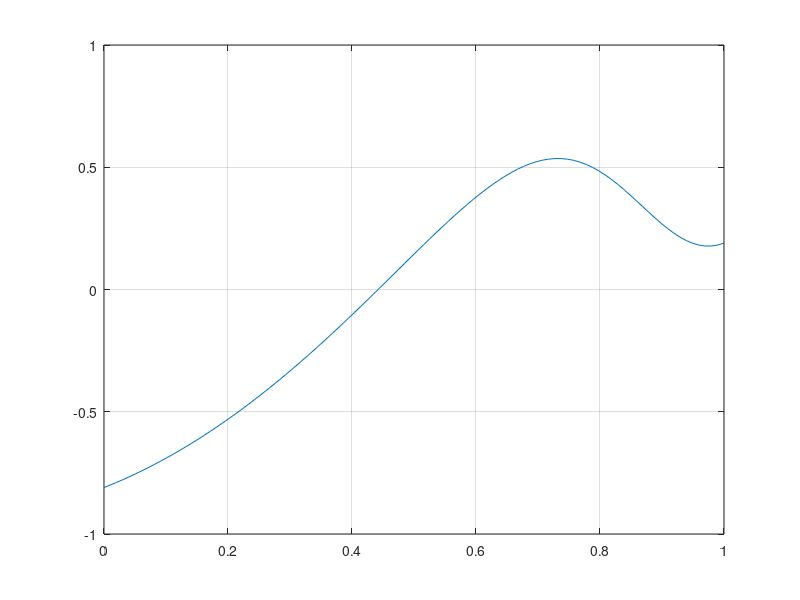

Write MATLAB code to recreate this figure. (Note: this script raises an error after producing the figure.)
% Newton driver
M = 10;

x = linspace(0,1,100);

mw = @(x) x.^2;
dmw = @(x) 2*x;
d2mw = @(x) 2;

mo = @(x) (1-x).^2;
dmo = @(x) 2*(x-1);
d2mo = @(x) 2;

m = @(x) mw(x) + M*mo(x);
dm = @(x) dmw(x) + M*dmo(x);
d2m = @(x) d2mw(x) + M*d2mo(x);

f = @(x) mw(x)./m(x);
df = @(x) dmw(x)./m(x) - mw(x).*dm(x)./m(x).^2;
d2f = @(x) d2mw(x)./m(x) - dmw(x).*dm(x)./m(x).^2 + 2*mw(x).*dm(x).^2./m(x).^3 - (dmw(x).*dm(x) + mw(x).*d2m(x))./m(x).^2;

ft = @(x,xp) f(xp) + df(xp).*(x-xp);

fg = @(x) f(x).*mo(x);
dfg = @(x) df(x).*mo(x) + dmo(x).*f(x);
d2fg = @(x) d2f(x).*mo(x) + 2*dmo(x).*df(x) + d2mo(x).*f(x);

x0 = 0.81;
qg = 1; %-3.87269e-10; % % -1.97e-9
dt = 10000;
pv = 500;
dtpv = dt./pv;
tol = 1e-8;

R_ = @(x,x0,dt) x - x0 + dt./pv.*qg.*fg(x);
dR_ = @(x,dt) 1 + dt./pv.*qg.*dfg(x);

R = @(x) R_(x,x0,dt);
dR = @(x) dR_(x,dt);

plot(x,R(x))
hold on; grid on;
%plot(x,dR(x));
%plot(x,fg(x));
%plot(x,dfg(x));
%plot(x,d2fg(x));
hold off

if(M == 1)
    mid = 0.5;
elseif(M < 1)
    mid = binarySearch(0,0.5,-1,d2fg);
else
    mid = binarySearch(0.5,1,-1,d2fg);
end
[xi1] = bisection(0,mid,d2fg,1e-6,20);
[xi2] = bisection(mid,1,d2fg,1e-6,20);

mid = 0.5;
left = binarySearch(0,mid,1,dfg);
right = binarySearch(mid,1,-1,dfg);
[xs] = bisection(left,right,dfg,1e-6,20);

[xwtr, xwtrv, iwtr] = newtonWTR(x0,xi1,xi2,xs,R,dR,tol);
iwtr
[xjtr, xjtrv, ijtr] = newtonJTR(x0,xi1,R,dR,tol);
ijtr
[xnr, xnrv, inr] = newton(x0,R,dR,tol);
inr